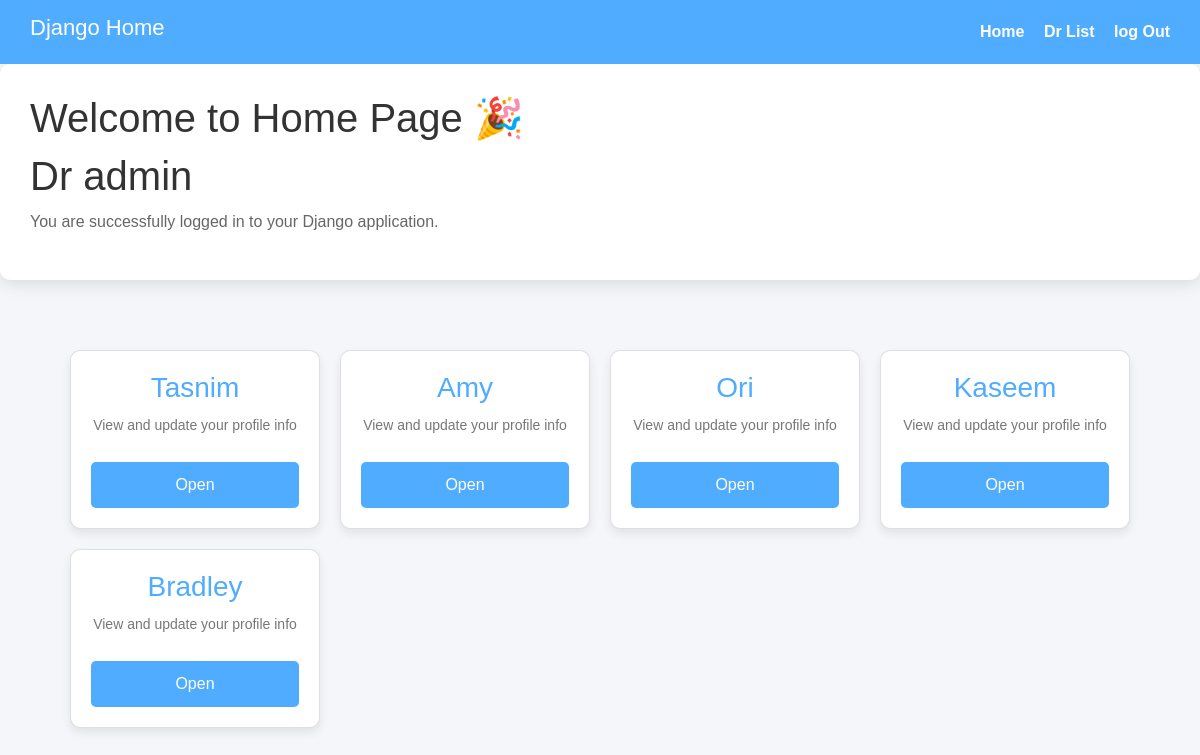
Screenshot of /homePage/ (signed in) with the database file from the repository.
### DocApp/models.py (models this page shows, shortened)
class UserModel(AbstractUser):
    pass

class DocModel(models.Model):
    GENDER_TYPES={
        ('Male','Male'),
        ('Female','Female'),
    }
    Name = models.CharField(max_length=200,null=True)
    Email = models.EmailField(null=True)
    Phone = models.PositiveIntegerField(null=True)
    Address = models.CharField(max_length=100,null=True)
    Gender = models.CharField(choices=GENDER_TYPES,max_length=50,null=True)
    Image = models.ImageField(upload_to='Media/DocImage',null=True)

### DocApp/views.py (the view)
# urls.py: path('homePage/',homePage , name='homePage'),
def homePage(req):
    doc_view = DocModel.objects.all()
    context = {
        'doc_view' : doc_view
    }
    return render(req,'home.html',context)

### DocApp/templates/home.html (shortened to what this page needs)
{% extends 'master/base.html' %}
{% block body %}
{% include 'master/messages.html' %}
        <div class="welcome-box">
            <h1>Welcome to Home Page 🎉</h1>
            <h1>Dr {{request.user.username}}</h1>
            <p>You are successfully logged in to your Django application.</p>
        </div>
<!DOCTYPE html>
<html lang="en">
<head>
</head>
<body>
    <div class="container">
        <div class="cards">
            {% for b in doc_view %}
            <div class="card">
                <h3>{{b.Name}}</h3>
                <p>View and update your profile info</p>
                <a href="{% url 'homeDetailsPage' b.id %}" class="btn">Open</a>
            </div>
            {% endfor %}
        </div>
    </div>
</body>
</html>
{% endblock body %}

### DocApp/templates/home.html (style rules this page uses)
* { margin:0; padding:0; box-sizing:border-box; font-family:Arial, sans-serif; }
body { background:#f4f6f9; }
.container { padding:40px; }
.welcome-box { background:white; padding:30px; border-radius:10px; box-shadow:0 5px 15px rgba(0,0,0,0.1); }
.welcome-box h1 { margin-bottom:10px; color:#333; }
.welcome-box p { color:#666; }
.cards { margin-top:30px; display:grid; grid-template-columns:repeat(auto-fit, minmax(200px, 1fr)); gap:20px; }
.card { background:white; padding:20px; border-radius:10px; text-align:center; box-shadow:0 5px 10px rgba(0,0,0,0.08); transition:0.3s; }
.card h3 { margin-bottom:10px; color:#4facfe; }
.card p { color:#777; font-size:14px; }
.btn { display:inline-block; margin-top:10px; padding:10px 15px; background:#4facfe; color:white; text-decoration:none; border-radius:5px; }

### rows the page displays
UserModel: user.username "admin"
DocModel: Name "Tasnim"
DocModel: Name "Amy"
DocModel: Name "Ori"
DocModel: Name "Kaseem"
DocModel: Name "Bradley"
